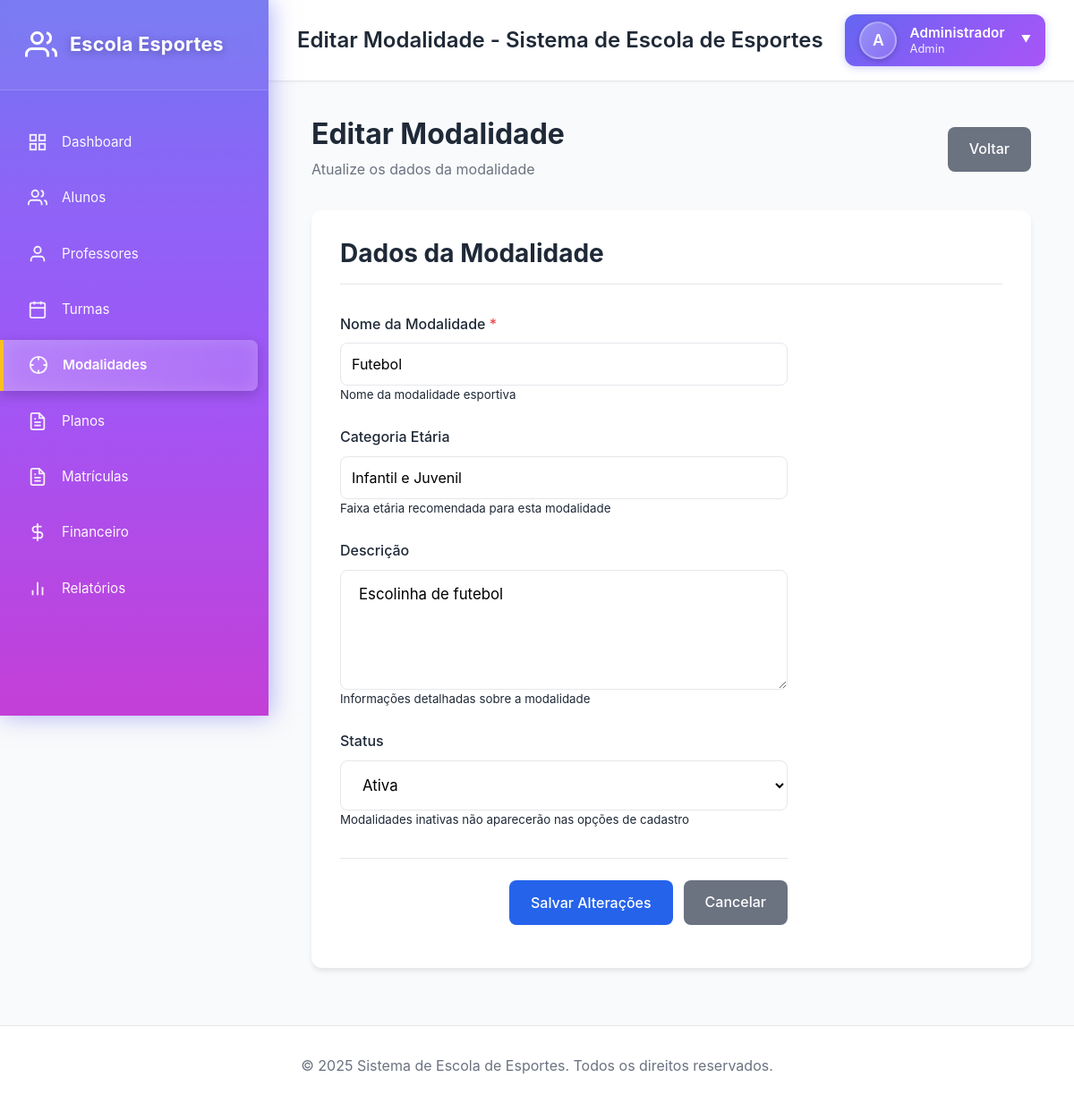
/modalidades/2/edit (signed in), run on the app's committed database.
### tables this page shows
CREATE TABLE IF NOT EXISTS `usuarios` (
    `id` INT UNSIGNED NOT NULL AUTO_INCREMENT,
    `nome` VARCHAR(255) NOT NULL,
    `email` VARCHAR(255) NOT NULL,
    `senha_hash` VARCHAR(255) NOT NULL,
    `perfil` ENUM('Admin', 'Financeiro', 'Professor', 'Atendente') NOT NULL DEFAULT 'Atendente',
    `ativo` TINYINT(1) NOT NULL DEFAULT 1,
    `dt_cadastro` DATETIME NOT NULL DEFAULT CURRENT_TIMESTAMP,
    `dt_atualizacao` DATETIME DEFAULT NULL ON UPDATE CURRENT_TIMESTAMP,
    PRIMARY KEY (`id`),
    UNIQUE KEY `uk_email` (`email`),
    KEY `idx_perfil` (`perfil`),
    KEY `idx_ativo` (`ativo`)
);

CREATE TABLE IF NOT EXISTS `modalidades` (
    `id` INT UNSIGNED NOT NULL AUTO_INCREMENT,
    `nome` VARCHAR(255) NOT NULL,
    `categoria_etaria` VARCHAR(100) DEFAULT NULL,
    `descricao` TEXT DEFAULT NULL,
    `ativo` TINYINT(1) NOT NULL DEFAULT 1,
    `dt_cadastro` DATETIME NOT NULL DEFAULT CURRENT_TIMESTAMP,
    PRIMARY KEY (`id`),
    KEY `idx_nome` (`nome`),
    KEY `idx_ativo` (`ativo`)
);

### app/Views/modalidades/edit.php (the view, shortened to what the rows shown need)
<div class="page-header">
    <div class="page-header-content">
        <h1 class="page-title">Editar Modalidade</h1>
        <p class="page-subtitle">Atualize os dados da modalidade</p>
    </div>
    <a href="<?= BASE_URL ?>/modalidades/<?= $modalidade['id'] ?>" class="btn btn-secondary">Voltar</a>
</div>
<div class="card">
    <div class="card-header">
        <h3 class="card-title">Dados da Modalidade</h3>
    </div>
    <div class="card-body">
        <form method="POST" action="<?= BASE_URL ?>/modalidades/<?= $modalidade['id'] ?>" data-validate>
            <div class="form-group">
                <label for="nome" class="form-label">
                    Nome da Modalidade <span class="required">*</span>
                </label>
                <input
                    type="text"
                    id="nome"
                    name="nome"
                    class="form-control"
                    required
                    value="<?= htmlspecialchars($modalidade['nome'], ENT_QUOTES, 'UTF-8') ?>"
                    placeholder="Ex: Natação, Futebol, Lutas, etc."
                >
                <small class="form-text">Nome da modalidade esportiva</small>
            </div>
            <div class="form-group">
                <label for="categoria_etaria" class="form-label">Categoria Etária</label>
                <input
                    type="text"
                    id="categoria_etaria"
                    name="categoria_etaria"
                    class="form-control"
                    value="<?= htmlspecialchars($modalidade['categoria_etaria'] ?? '', ENT_QUOTES, 'UTF-8') ?>"
                    placeholder="Ex: Infantil (5-10 anos), Juvenil (11-17 anos), Adulto (18+), Todas as idades"
                >
                <small class="form-text">Faixa etária recomendada para esta modalidade</small>
            </div>
            <div class="form-group form-group-full">
                <label for="descricao" class="form-label">Descrição</label>
                <textarea
                    id="descricao"
                    name="descricao"
                    class="form-control"
                    rows="5"
                    placeholder="Descreva a modalidade, suas características, benefícios, requisitos, etc."
                ><?= htmlspecialchars($modalidade['descricao'] ?? '', ENT_QUOTES, 'UTF-8') ?></textarea>
                <small class="form-text">Informações detalhadas sobre a modalidade</small>
            </div>
            <div class="form-group">
                <label for="ativo" class="form-label">Status</label>
                <select id="ativo" name="ativo" class="form-control">
                    <option value="1" <?= $modalidade['ativo'] ? 'selected' : '' ?>>Ativa</option>
                </select>
                <small class="form-text">Modalidades inativas não aparecerão nas opções de cadastro</small>
            </div>
            <div class="form-actions">
                <button type="submit" class="btn btn-primary">Salvar Alterações</button>
                <a href="<?= BASE_URL ?>/modalidades/<?= $modalidade['id'] ?>" class="btn btn-secondary">Cancelar</a>
            </div>
        </form>
    </div>
</div>

### app/Core/Router.php (shortened to what the rows shown need)
<?php
class Router
{
    protected array $routes = [];
    protected array $params = [];
    protected function addRoute(string $method, string $path, string $controller, string $action): void
    {
        $this->routes[] = [
            'method' => $method,
            'path' => $path,
            'controller' => $controller,
            'action' => $action
        ];
    }
    public function resolve(): void
    {
        $uri = $this->getUri();
        $method = $_SERVER['REQUEST_METHOD'] ?? 'GET';
        foreach ($this->routes as $route) {
            if ($route['method'] !== '*' && $route['method'] !== $method) {
                continue;
            }
            $pattern = $this->convertToRegex($route['path']);
            if (preg_match($pattern, $uri, $matches)) {
                array_shift($matches);
                $this->params = $this->extractParams($route['path'], $matches);
                $this->dispatch($route['controller'], $route['action']);
                return;
            }
        }
    }
    protected function convertToRegex(string $path): string
    {
        $pattern = preg_replace('/\{([a-zA-Z0-9_]+)\}/', '___PARAM___', $path);
        $pattern = preg_quote($pattern, '#');
        $pattern = str_replace('\\/', '/', $pattern);
        $pattern = str_replace('___PARAM___', '([^/]+)', $pattern);
        return '#^' . $pattern . '$#';
    }
    protected function extractParams(string $path, array $matches): array
    {
        $params = [];
        if (preg_match_all('/\\{([a-zA-Z0-9_]+)\\}/', $path, $paramNames)) {
            foreach ($paramNames[1] as $index => $name) {
                if (isset($matches[$index])) {
                    $params[$name] = $matches[$index];
                }
            }
        }
        return $params;
    }
    protected function getUri(): string
    {
        $uri = $_SERVER['REQUEST_URI'] ?? '/';
        $uri = parse_url($uri, PHP_URL_PATH);
        $basePath = '/mensalidade';
        if (strpos($uri, $basePath) === 0) {
            $uri = substr($uri, strlen($basePath));
        }
        return rtrim($uri, '/') ?: '/';
    }
    protected function dispatch(string $controller, string $action): void
    {
        $controllerInstance = new $controllerClass();
        if (!empty($this->params)) {
            try {
                $reflection = new \ReflectionMethod($controllerInstance, $action);
                $parameters = $reflection->getParameters();
                $args = [];
                foreach ($parameters as $param) {
                    $paramName = $param->getName();
                    if (isset($this->params[$paramName])) {
                        $args[] = $this->params[$paramName];
                    } elseif ($param->isOptional()) {
                        $args[] = $param->getDefaultValue();
                    } else {
                        $this->notFound();
                        return;
                    }
                }
                call_user_func_array([$controllerInstance, $action], $args);
            } catch (\ReflectionException $e) {
                call_user_func_array([$controllerInstance, $action], array_values($this->params));
            }
        } else {
            call_user_func([$controllerInstance, $action]);
        }
    }
}

### app/Views/header.php (shortened to what the rows shown need)
<!DOCTYPE html>
<html lang="pt-BR">
<head>
    <link rel="stylesheet" href="<?= ASSETS_URL ?>/css/main.css">
    <link rel="stylesheet" href="<?= ASSETS_URL ?>/css/forms.css">
    <link rel="stylesheet" href="<?= ASSETS_URL ?>/css/tables.css">
    <link rel="stylesheet" href="<?= ASSETS_URL ?>/css/modals.css">
    <link rel="stylesheet" href="<?= ASSETS_URL ?>/css/tooltips.css">
    <link rel="stylesheet" href="<?= ASSETS_URL ?>/css/dashboard.css">
    <link rel="stylesheet" href="<?= ASSETS_URL ?>/css/sidebar.css">
    <link rel="stylesheet" href="<?= ASSETS_URL ?>/css/alunos.css">
    <?php if (strpos($_SERVER['REQUEST_URI'] ?? '', '/alunos') !== false || strpos($_SERVER['REQUEST_URI'] ?? '', '/professores') !== false || strpos($_SERVER['REQUEST_URI'] ?? '', '/modalidades') !== false || strpos($_SERVER['REQUEST_URI'] ?? '', '/planos') !== false || strpos($_SERVER['REQUEST_URI'] ?? '', '/matriculas') !== false || strpos($_SERVER['REQUEST_URI'] ?? '', '/turmas') !== false): ?>
    <link rel="stylesheet" href="<?= ASSETS_URL ?>/datatables/css/dataTables.css">
    <?php endif; ?>
</head>
<body>
    <?php
    $currentUri = $_SERVER['REQUEST_URI'] ?? '/';
    $currentPath = parse_url($currentUri, PHP_URL_PATH);
    $basePath = '/mensalidade';
    if (strpos($currentPath, $basePath) === 0) {
        $currentPath = substr($currentPath, strlen($basePath));
    }
    $currentPath = rtrim($currentPath, '/') ?: '/';
    function isActive($path, $currentPath) {
        if ($path !== '/' && strpos($currentPath, $path) === 0) return true;
        return false;
    }
    ?>
    <?php if (!empty($usuario)): ?>
        <div class="sidebar-container">
            <aside class="sidebar" role="navigation" aria-label="Menu lateral">
                <div class="sidebar-header">
                    <h1 class="sidebar-logo">
                        <span class="sidebar-logo-icon"></span>
                        <span>Escola Esportes</span>
                    </h1>
                </div>
                <nav class="sidebar-menu">
                    <li class="sidebar-menu-item">
                        <a href="<?= BASE_URL ?>/dashboard" class="sidebar-menu-link <?= isActive('/dashboard', $currentPath) || $currentPath === '/' ? 'active' : '' ?>">
                            <span class="sidebar-menu-icon icon-dashboard"></span>
                            <span class="sidebar-menu-text">Dashboard</span>
                        </a>
                    </li>
                    <li class="sidebar-menu-item">
                        <a href="<?= BASE_URL ?>/alunos" class="sidebar-menu-link <?= isActive('/alunos', $currentPath) ? 'active' : '' ?>">
                            <span class="sidebar-menu-icon icon-users"></span>
                            <span class="sidebar-menu-text">Alunos</span>
                        </a>
                    </li>
                    <li class="sidebar-menu-item">
                        <a href="<?= BASE_URL ?>/professores" class="sidebar-menu-link <?= isActive('/professores', $currentPath) ? 'active' : '' ?>">
                            <span class="sidebar-menu-icon icon-teacher"></span>
                            <span class="sidebar-menu-text">Professores</span>
                        </a>
                    </li>
                    <li class="sidebar-menu-item">
                        <a href="<?= BASE_URL ?>/turmas" class="sidebar-menu-link <?= isActive('/turmas', $currentPath) ? 'active' : '' ?>">
                            <span class="sidebar-menu-icon icon-class"></span>
                            <span class="sidebar-menu-text">Turmas</span>
                        </a>
                    </li>
                    <li class="sidebar-menu-item">
                        <a href="<?= BASE_URL ?>/modalidades" class="sidebar-menu-link <?= isActive('/modalidades', $currentPath) ? 'active' : '' ?>">
                            <span class="sidebar-menu-icon icon-sport"></span>
                            <span class="sidebar-menu-text">Modalidades</span>
                        </a>
                    </li>
                    <li class="sidebar-menu-item">
                        <a href="<?= BASE_URL ?>/planos" class="sidebar-menu-link <?= isActive('/planos', $currentPath) ? 'active' : '' ?>">
                            <span class="sidebar-menu-icon icon-plan"></span>
                            <span class="sidebar-menu-text">Planos</span>
                        </a>
                    </li>
                    <li class="sidebar-menu-item">
                        <a href="<?= BASE_URL ?>/matriculas" class="sidebar-menu-link <?= isActive('/matriculas', $currentPath) ? 'active' : '' ?>">
                            <span class="sidebar-menu-icon icon-enrollment"></span>
                            <span class="sidebar-menu-text">Matrículas</span>
                        </a>
                    </li>
                    <li class="sidebar-menu-item">
                        <a href="<?= BASE_URL ?>/financeiro" class="sidebar-menu-link <?= isActive('/financeiro', $currentPath) ? 'active' : '' ?>">
                            <span class="sidebar-menu-icon icon-money"></span>
                            <span class="sidebar-menu-text">Financeiro</span>
                        </a>
                    </li>
                    <li class="sidebar-menu-item">
                        <a href="<?= BASE_URL ?>/relatorios" class="sidebar-menu-link <?= isActive('/relatorios', $currentPath) ? 'active' : '' ?>">
                            <span class="sidebar-menu-icon icon-chart"></span>
                            <span class="sidebar-menu-text">Relatórios</span>
                        </a>
                    </li>
                </nav>
            </aside>
            <div class="main-content-wrapper">
                <header class="main-content-header" role="banner">
                    <h2 class="main-content-title"><?= htmlspecialchars($title ?? 'Sistema de Escola de Esportes', ENT_QUOTES, 'UTF-8') ?></h2>
                    <div class="top-user-menu">
                        <div class="top-user-info" onclick="toggleUserMenu()">
                            <div class="top-user-avatar">
                                <?= strtoupper(substr($usuario['nome'] ?? 'U', 0, 1)) ?>
                            </div>
                            <div class="top-user-details">
                                <div class="top-user-name"><?= htmlspecialchars($usuario['nome'] ?? '', ENT_QUOTES, 'UTF-8') ?></div>
                                <div class="top-user-role"><?= htmlspecialchars($usuario['perfil'] ?? '', ENT_QUOTES, 'UTF-8') ?></div>
                            </div>
                            <span class="top-user-arrow">▼</span>
                        </div>
                    </div>
                </header>
                <main id="main-content" class="main-content-body" role="main">
    <?php else: ?>
        <main id="main-content" role="main">
    <?php endif; ?>

### data on the page
usuarios: nome "A", nome "Administrador", perfil "Admin"
modalidades: nome "Futebol", categoria_etaria "Infantil e Juvenil", descricao "Escolinha de futebol", ativo "Ativa"
